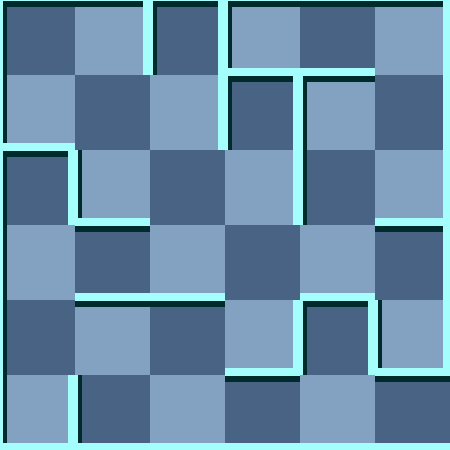

This is a level from a 2D game, rendered from its Tiled map with the project's own tilesets. A one-line summary and the map file follow, with tile-layer data summarised:
An orthogonal 6x6 tile map with 75x75 px tiles, 2 tile layers (background, 块层 1) and 3 objects (Exit, Player, WhiteMummy).

<map version="1.0" orientation="orthogonal" width="6" height="6" tilewidth="75" tileheight="75">
 <tileset firstgid="1" name="wall" tilewidth="75" tileheight="75">
  <image source="gfx/wall.png" width="300" height="375" />
  <tile id="0">
   <properties>
    <property name="ValOfWall" value="0" />
   </properties>
  </tile>
  <tile id="1">
   <properties>
    <property name="ValOfWall" value="1" />
   </properties>
  </tile>
  <tile id="2">
   <properties>
    <property name="ValOfWall" value="2" />
   </properties>
  </tile>
  <tile id="3">
   <properties>
    <property name="ValOfWall" value="3" />
   </properties>
  </tile>
  <tile id="4">
   <properties>
    <property name="ValOfWall" value="4" />
   </properties>
  </tile>
  <tile id="5">
   <properties>
    <property name="ValOfWall" value="5" />
   </properties>
  </tile>
  <tile id="6">
   <properties>
    <property name="ValOfWall" value="6" />
   </properties>
  </tile>
  <tile id="7">
   <properties>
    <property name="ValOfWall" value="7" />
   </properties>
  </tile>
  <tile id="8">
   <properties>
    <property name="ValOfWall" value="8" />
   </properties>
  </tile>
  <tile id="9">
   <properties>
    <property name="ValOfWall" value="9" />
   </properties>
  </tile>
  <tile id="10">
   <properties>
    <property name="ValOfWall" value="10" />
   </properties>
  </tile>
  <tile id="11">
   <properties>
    <property name="ValOfWall" value="11" />
   </properties>
  </tile>
  <tile id="12">
   <properties>
    <property name="ValOfWall" value="12" />
   </properties>
  </tile>
  <tile id="13">
   <properties>
    <property name="ValOfWall" value="13" />
   </properties>
  </tile>
  <tile id="14">
   <properties>
    <property name="ValOfWall" value="14" />
   </properties>
  </tile>
  <tile id="15">
   <properties>
    <property name="ValOfWall" value="15" />
   </properties>
  </tile>
  <tile id="18">
   <properties>
    <property name="ValOfWall" value="-1" />
   </properties>
  </tile>
 </tileset>
 <layer name="background" width="6" height="6">
  <data>[36 cells, 36 non-empty, 2 distinct tile ids]</data>
 </layer>
 <layer name="块层 1" width="6" height="6">
  <data>[36 cells, 36 non-empty, 13 distinct tile ids]</data>
 </layer>
 <objectgroup name="对象层 1" width="6" height="6">
  <object name="Exit" x="450" y="375" />
  <object name="Player" x="300" y="0">
   <properties>
    <property name="value" value="1" />
   </properties>
  </object>
  <object name="WhiteMummy" x="150" y="375">
   <properties>
    <property name="value" value="21" />
   </properties>
  </object>
 </objectgroup>
</map>
